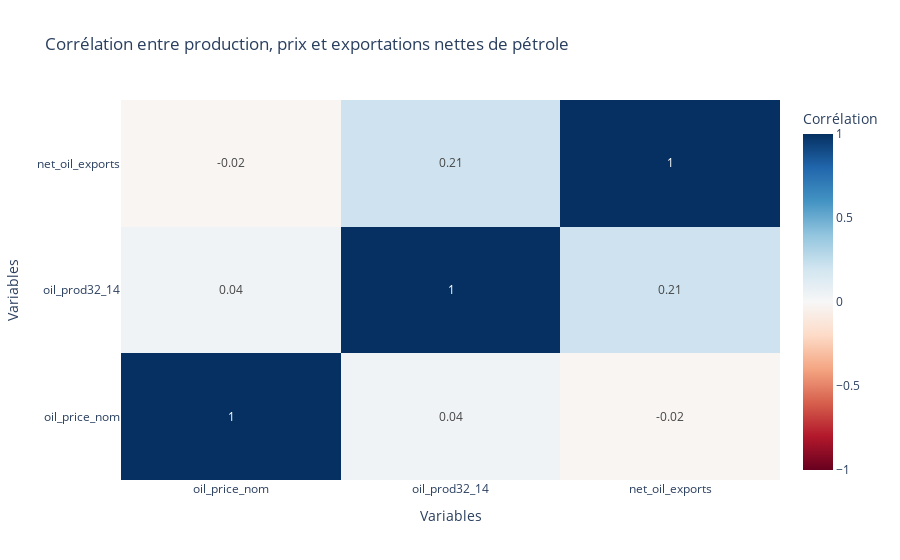

Notebook code cell kept with this figure:
### Markdown cell above
##### Relations entre production, prix et exportations

### Code cell
# Matrice de corrélation
corr = df_oil[['oil_price_nom', 'oil_prod32_14', 'net_oil_exports']].corr()

# Heatmap avec annotations visibles
fig_corr = go.Figure(data=go.Heatmap(
    z=corr.values,
    x=corr.columns,
    y=corr.index,
    colorscale='RdBu',
    zmin=-1, zmax=1,
    text=np.round(corr.values, 2),
    texttemplate="%{text}",
    colorbar=dict(title="Corrélation")
))

fig_corr.update_layout(
    title="Corrélation entre production, prix et exportations nettes de pétrole",
    xaxis_title="Variables",
    yaxis_title="Variables"
)

fig_corr.show()

### Figure 1 — Plotly figure (JSON) as saved in the notebook; plotly's stock layout.template omitted (floating-point values rounded to 4 significant figures)
{"data": [{"colorbar": {"title": {"text": "Corrélation"}}, "colorscale": [[0, "rgb(103,0,31)"], [0.1, "rgb(178,24,43)"], [0.2, "rgb(214,96,77)"], [0.3, "rgb(244,165,130)"], [0.4, "rgb(253,219,199)"], [0.5, "rgb(247,247,247)"], [0.6, "rgb(209,229,240)"], [0.7, "rgb(146,197,222)"], [0.8, "rgb(67,147,195)"], [0.9, "rgb(33,102,172)"], [1, "rgb(5,48,97)"]], "text": [[1, 0.04, -0.02], [0.04, 1, 0.21], [-0.02, 0.21, 1]], "texttemplate": "%{text}", "type": "heatmap", "x": ["oil_price_nom", "oil_prod32_14", "net_oil_exports"], "y": ["oil_price_nom", "oil_prod32_14", "net_oil_exports"], "z": [[1, 0.04175, -0.01739], [0.04175, 1, 0.2096], [-0.01739, 0.2096, 1]], "zmax": 1, "zmin": -1}], "layout": {"title": {"text": "Corrélation entre production, prix et exportations nettes de pétrole"}, "xaxis": {"title": {"text": "Variables"}}, "yaxis": {"title": {"text": "Variables"}}}}
